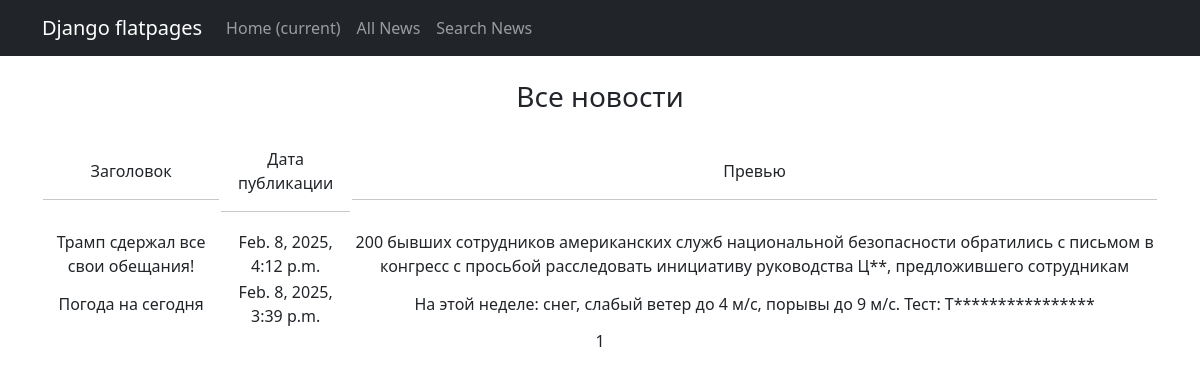
Before: /news/ with the older database file.
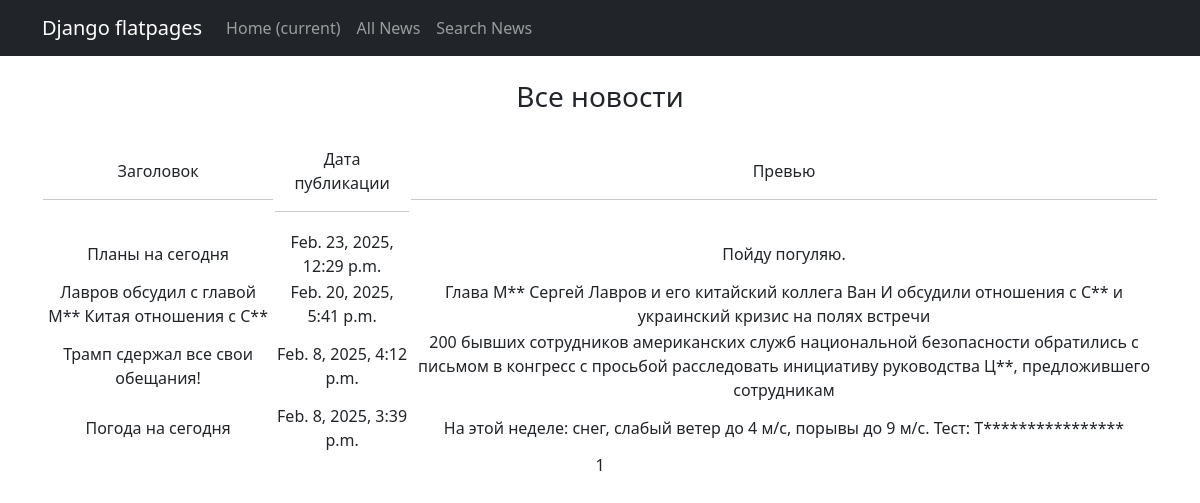
After: the same page with the newer database file.
### news/models.py (models this page shows, shortened)
class Post(models.Model):
    article = 'ARTC'
    news = 'NEWS'
    POSITIONS = [
        (article, 'Статья'),
        (news, 'Новости')
    ]
    post_title = models.CharField(max_length=255, unique=True)
    post_body = models.TextField()
    post_rating = models.IntegerField(default=0)
    post_content = models.CharField(max_length=4,
                                    choices=POSITIONS)
    post_creation_datetime = models.DateTimeField(auto_now_add=True)
    author = models.ForeignKey('Author', on_delete=models.CASCADE)
    categories = models.ManyToManyField(Category, through='PostCategory')
    def preview(self):
        return self.post_body[:124] + '...' if len(self.post_body) > 124 else self.post_body

### news/views.py (the view)
# urls.py: path('', NewsList.as_view(), name='news_list'),
class NewsList(ListView):
    model = Post
    queryset = Post.objects.filter(
        post_content='NEWS'
    )
    ordering = '-post_creation_datetime'
    template_name = 'newslist.html'
    context_object_name = 'newslist'
    paginate_by = 10

### news/templatetags/custom_filters.py (called while the page is built)
@register.filter()
def censor(text):
    try:
        if isinstance(text, str) is False:
            raise TypeError
    except TypeError:
        print("Неверный тип данных. Нужен str.")
    else:
        _text = re.findall(r"[\w+]+|[.,!?;:«»/]", text)
        for k, word in enumerate(_text):
            if all([word[1:].islower() is False,
                    word.isdigit() is False]):
                _text[k] = word[0:1] + censor_sign * (len(word) - 1)
            else:
                continue
        formated_text = re.sub(r" ([.,!?;:»/])", r"\1", " ".join(_text))
        formated_text = re.sub(r"([«/]) ", r"\1", formated_text)
        return formated_text

### templates/newslist.html (shortened to what this page needs)
{% extends 'flatpages/default.html' %}
{% load custom_filters %}
{% block content %}
<br>
<h3>Все новости</h3>
<br>
{% if newslist %}
    <table>
        <tr>
            <td>Заголовок<hr></td>
            <td>Дата публикации<hr></td>
            <td>Превью<hr></td>
        </tr>
        {% for new in newslist %}
            <tr>
                <td>{{ new.post_title|censor }}</td>
                <td>{{ new.post_creation_datetime }}</td>
                <td>{{ new.post_body|truncatewords:20|censor }}</td>
            </tr>
        {% endfor %}
    </table>
{% else %}
    <h3>Новостей нет.</h3>
{% endif %}
{{ page_obj.number }}
{% endblock content %}

### templates/flatpages/default.html (shortened to what this page needs)
<!DOCTYPE html>
<html lang="en">
    <head>
        {% load static %}
        <link href="{% static 'css/styles.css' %}" rel="stylesheet" />
    </head>
    <body>
        <nav class="navbar navbar-expand-lg navbar-dark bg-dark static-top">
   <div class="container">
       <a class="navbar-brand" href="#">Django flatpages</a>
       <div class="collapse navbar-collapse" id="navbarResponsive">
           <ul class="navbar-nav ml-auto">
               <li class="nav-item active">
                   <a class="nav-link" href="#">Home
                       <span class="sr-only">(current)</span>
                   </a>
               </li>
               <li class="nav-item">
                   <a class="nav-link" href="/news/">All News</a>
               </li>
               <li class="nav-item">
                   <a class="nav-link" href="/news/search/">Search News</a>
               </li>
           </ul>
       </div>
   </div>
</nav>
        <div class="container">
            <div class="row">
                <div class="col-lg-12 text-center">
                    {% block content %}{% endblock content %}
                </div>
            </div>
        </div>
    </body>
</html>

Changed rows visible on the page:
added Post: post_title|censor "Планы на сегодня", post_creation_datetime "Feb. 23, 2025, 12:29 p.m.", post_body|censor "Пойду погуляю."
added Post: post_title|censor "Лавров обсудил с главой М** Китая отношения с С**", post_creation_datetime "Feb. 20, 2025, 5:41 p.m.", post_body|censor "Глава М** Сергей Лавров и его китайский коллега Ван И обсудили отношения с С** и украинский кризис на полях встречи"
